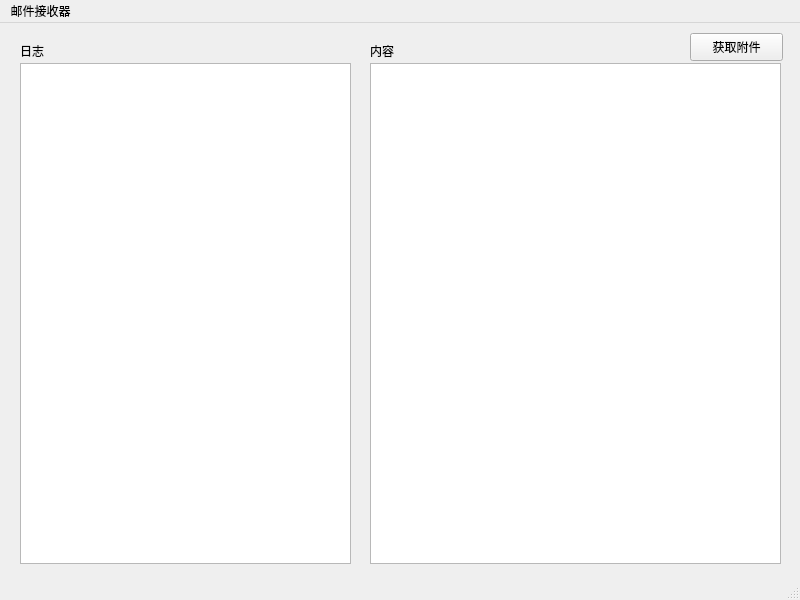
<?xml version="1.0" encoding="UTF-8"?>
<ui version="4.0">
 <class>MainWindow</class>
 <widget class="QMainWindow" name="MainWindow">
  <property name="geometry">
   <rect>
    <x>0</x>
    <y>0</y>
    <width>800</width>
    <height>600</height>
   </rect>
  </property>
  <property name="windowTitle">
   <string>MainWindow</string>
  </property>
  <widget class="QWidget" name="centralwidget">
   <widget class="QLabel" name="label">
    <property name="geometry">
     <rect>
      <x>20</x>
      <y>20</y>
      <width>72</width>
      <height>15</height>
     </rect>
    </property>
    <property name="text">
     <string>日志</string>
    </property>
   </widget>
   <widget class="QTextBrowser" name="textBrowser">
    <property name="geometry">
     <rect>
      <x>20</x>
      <y>40</y>
      <width>331</width>
      <height>501</height>
     </rect>
    </property>
   </widget>
   <widget class="QLabel" name="label_2">
    <property name="geometry">
     <rect>
      <x>370</x>
      <y>20</y>
      <width>72</width>
      <height>15</height>
     </rect>
    </property>
    <property name="text">
     <string>内容</string>
    </property>
   </widget>
   <widget class="QTextBrowser" name="textBrowser_2">
    <property name="geometry">
     <rect>
      <x>370</x>
      <y>40</y>
      <width>411</width>
      <height>501</height>
     </rect>
    </property>
   </widget>
   <widget class="QPushButton" name="pushButton">
    <property name="geometry">
     <rect>
      <x>690</x>
      <y>10</y>
      <width>93</width>
      <height>28</height>
     </rect>
    </property>
    <property name="text">
     <string>获取附件</string>
    </property>
   </widget>
  </widget>
  <widget class="QMenuBar" name="menubar">
   <property name="geometry">
    <rect>
     <x>0</x>
     <y>0</y>
     <width>800</width>
     <height>26</height>
    </rect>
   </property>
   <widget class="QMenu" name="menu">
    <property name="title">
     <string>邮件接收器</string>
    </property>
   </widget>
   <addaction name="menu"/>
  </widget>
  <widget class="QStatusBar" name="statusbar"/>
 </widget>
 <resources/>
 <connections/>
</ui>
